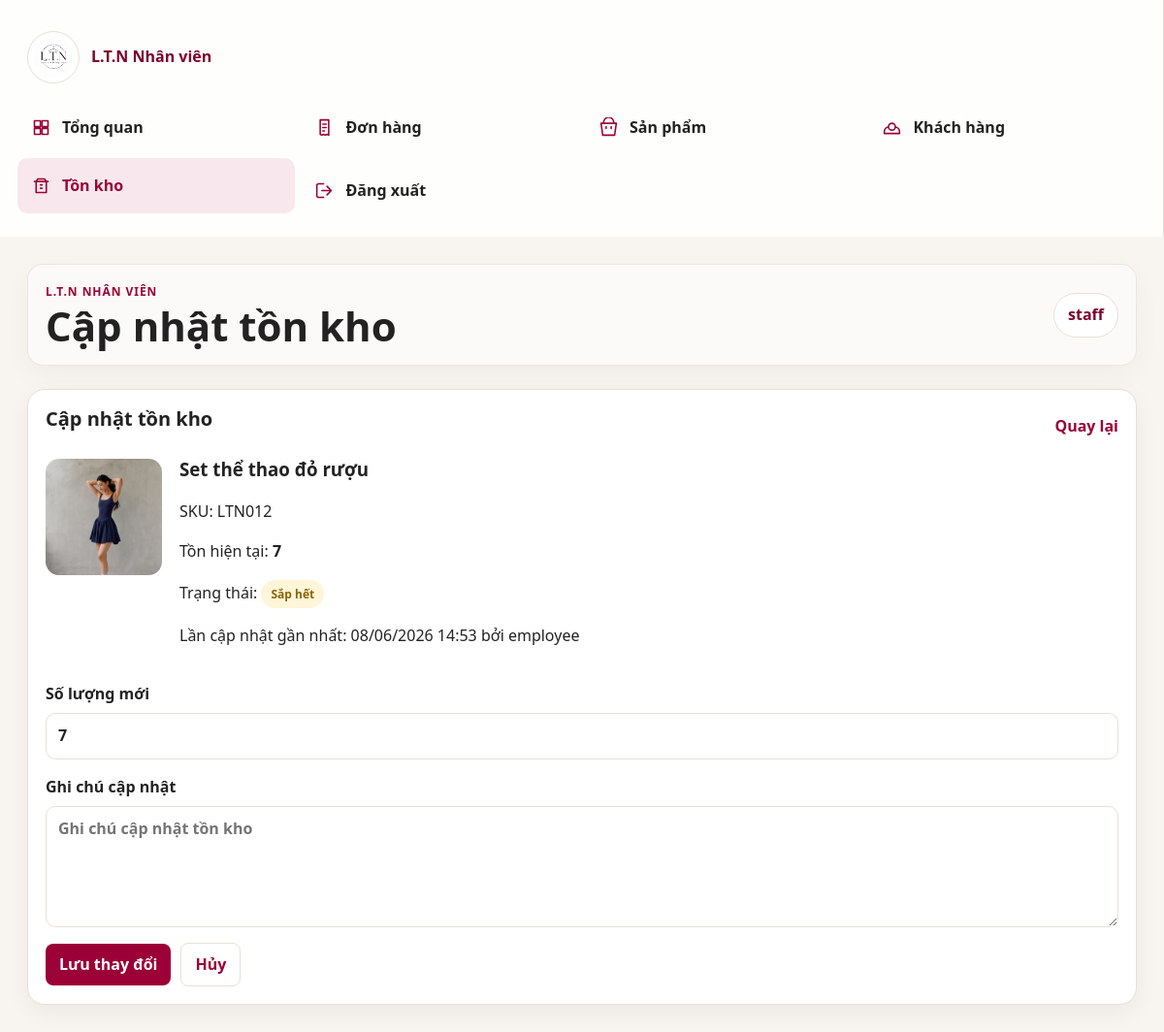
Screenshot of /staff/inventory/update/12/ (signed in) with the database file from the repository.
### shop/models.py (models this page shows, shortened)
class TimeStampedModel(models.Model):
    created_at = models.DateTimeField(auto_now_add=True)
    updated_at = models.DateTimeField(auto_now=True)
    class Meta:
        abstract = True

class Product(TimeStampedModel):
    category = models.ForeignKey(Category, on_delete=models.PROTECT, related_name="products")
    name = models.CharField(max_length=180)
    slug = models.SlugField(max_length=210, unique=True, blank=True, allow_unicode=True)
    sku = models.CharField(max_length=60, unique=True)
    description = models.TextField()
    price = models.DecimalField(max_digits=12, decimal_places=0)
    sale_price = models.DecimalField(max_digits=12, decimal_places=0, blank=True, null=True)
    stock = models.PositiveIntegerField(default=0)
    main_image = models.ImageField(upload_to="products/", blank=True, null=True)
    is_featured = models.BooleanField(default=False)
    is_new = models.BooleanField(default=False)
    is_sale = models.BooleanField(default=False)
    is_active = models.BooleanField(default=True)
    class Meta:
        ordering = ["-created_at"]

class InventoryLog(models.Model):
    product = models.ForeignKey(Product, on_delete=models.CASCADE, related_name="inventory_logs")
    staff_user = models.ForeignKey(settings.AUTH_USER_MODEL, on_delete=models.SET_NULL, null=True, blank=True, related_name="inventory_logs")
    old_stock = models.PositiveIntegerField()
    new_stock = models.PositiveIntegerField()
    note = models.TextField(blank=True)
    created_at = models.DateTimeField(auto_now_add=True)
    class Meta:
        ordering = ["-created_at"]

### shop/views.py (the view, shortened to what this page needs)
# urls.py: path("staff/inventory/update/<int:product_id>/", views.staff_inventory_update, name="staff_inventory_update"),
@login_required
def staff_inventory_update(request, product_id):
    if not staff_allowed(request.user):
        return staff_denied(request)
    product = get_object_or_404(Product, pk=product_id, is_active=True)
    old_stock = product.stock
    form = InventoryUpdateForm(request.POST or None, initial={"new_stock": product.stock})
    return render(request, "staff/inventory_update.html", {
        "page_title": "Cập nhật tồn kho",
        "product": product,
        "form": form,
        "old_stock": old_stock,
        "latest_log": product.inventory_logs.first(),
    })

### shop/forms.py (shortened to what this page needs)
class InventoryUpdateForm(forms.ModelForm):
    class Meta:
        model = InventoryLog
        fields = ["new_stock", "note"]
        widgets = {
            "new_stock": forms.NumberInput(attrs={"min": 0, "placeholder": "Số lượng mới"}),
            "note": forms.Textarea(attrs={"rows": 4, "placeholder": "Ghi chú cập nhật tồn kho"}),
        }

### shop/context_processors.py (called while the page is built)
def dashboard_url_for_user(user):
    if not user.is_authenticated:
        return "/login/"
    role = getattr(getattr(user, "profile", None), "role", "")
    if user.is_superuser or role == "ADMIN":
        return "/dashboard/"
    if role == "STAFF":
        return "/staff/"
    return "/profile/"

def cart_counter(request):
    user_dashboard_url = dashboard_url_for_user(request.user)
    if not request.user.is_authenticated:
        return {"cart_count": 0, "wishlist_count": 0, "user_dashboard_url": user_dashboard_url}
    cart, _ = Cart.objects.get_or_create(user=request.user)
    return {
        "cart_count": sum(item.quantity for item in cart.items.all()),
        "wishlist_count": Wishlist.objects.filter(user=request.user).count(),
        "user_dashboard_url": user_dashboard_url,
    }

### shop/views.py (called while the page is built)
def is_staff_user(user):
    role = getattr(getattr(user, "profile", None), "role", "")
    return role == "STAFF"

def staff_allowed(user):
    return user.is_authenticated and (is_staff_user(user) or is_admin_user(user))

### templates/staff/inventory_update.html (shortened to what this page needs)
{% extends "staff/base_staff.html" %}
{% block content %}
<section class="dash-card inventory-update-card">
  <div class="dash-card-head"><h2>Cập nhật tồn kho</h2><a href="{% url 'shop:staff_inventory' %}">Quay lại</a></div>
  <div class="inventory-product-box">
    {% if product.main_image %}<img src="{{ product.main_image.url }}" alt="{{ product.name }}">{% endif %}
    <div>
      <h3>{{ product.name }}</h3>
      <p>SKU: {{ product.sku }}</p>
      <p>Tồn hiện tại: <strong>{{ old_stock }}</strong></p>
      <p>Trạng thái: {% if product.stock == 0 %}<span class="status-badge status-cancelled">Hết hàng</span>{% elif product.stock <= 10 %}<span class="status-badge status-pending">Sắp hết</span>{% else %}<span class="status-badge status-completed">Còn hàng</span>{% endif %}</p>
      {% if latest_log %}<p>Lần cập nhật gần nhất: {{ latest_log.created_at|date:"d/m/Y H:i" }} bởi {{ latest_log.staff_user.username }}</p>{% endif %}
    </div>
  </div>
  <form class="dashboard-form" method="post">
    <label>Số lượng mới{{ form.new_stock }}</label>
    <label>Ghi chú cập nhật{{ form.note }}</label>
    <div class="form-actions"><button class="dash-btn" type="submit">Lưu thay đổi</button><a class="dash-btn secondary" href="{% url 'shop:staff_inventory' %}">Hủy</a></div>
  </form>
</section>
{% endblock %}

### templates/staff/base_staff.html (shortened to what this page needs)
{% load static %}
<!doctype html>
<html lang="vi">
<head>
  <link rel="stylesheet" href="{% static 'css/base.css' %}">
  <link rel="stylesheet" href="{% static 'css/dashboard.css' %}">
  <link rel="stylesheet" href="{% static 'css/staff.css' %}">
</head>
<body class="dashboard-body staff-body">
  <div class="dashboard-shell staff-shell">
    <aside class="dashboard-sidebar staff-sidebar">
      <a class="dashboard-brand" href="{% url 'shop:staff_dashboard' %}">
        <img src="{% static 'WEBIMG/logoweb.jpg' %}" alt="L.T.N Clothing">
        <span>L.T.N Nhân viên</span>
      </a>
      <nav class="dashboard-nav staff-nav" aria-label="Khu vực nhân viên">
        <a class="{% if request.resolver_match.url_name == 'staff_dashboard' %}active{% endif %}" href="{% url 'shop:staff_dashboard' %}">
          <span><svg viewBox="0 0 24 24"><path d="M4 4h7v7H4V4Zm9 0h7v7h-7V4ZM4 13h7v7H4v-7Zm9 0h7v7h-7v-7Z"/></svg></span>Tổng quan
        </a>
        <a class="{% if request.resolver_match.url_name == 'staff_orders' %}active{% endif %}" href="{% url 'shop:staff_orders' %}">
          <span><svg viewBox="0 0 24 24"><path d="M7 3h10v18l-2-1-2 1-2-1-2 1-2-1V3Zm3 5h4m-4 4h4m-4 4h2"/></svg></span>Đơn hàng
        </a>
        <a class="{% if request.resolver_match.url_name == 'staff_products' %}active{% endif %}" href="{% url 'shop:staff_products' %}">
          <span><svg viewBox="0 0 24 24"><path d="M6 7V6a6 6 0 0 1 12 0v1m-15 0h18l-2 14H5L3 7Zm6 4v2m6-2v2"/></svg></span>Sản phẩm
        </a>
        <a class="{% if request.resolver_match.url_name == 'staff_customers' %}active{% endif %}" href="{% url 'shop:staff_customers' %}">
          <span><svg viewBox="0 0 24 24"><path d="M16 11a4 4 0 1 0-8 0m8 0a4 4 0 1 1-8 0m8 0c3 1 5 3 5 6v2H3v-2c0-3 2-5 5-6"/></svg></span>Khách hàng
        </a>
        <a class="{% if request.resolver_match.url_name == 'staff_inventory' or request.resolver_match.url_name == 'staff_inventory_update' or request.resolver_match.url_name == 'staff_inventory_report' %}active{% endif %}" href="{% url 'shop:staff_inventory' %}">
          <span><svg viewBox="0 0 24 24"><path d="M4 7h16M6 7v13h12V7M8 4h8l2 3H6l2-3Zm3 7h2m-2 4h2"/></svg></span>Tồn kho
        </a>
        <form class="staff-logout" method="post" action="{% url 'accounts:logout' %}">
          <button type="submit">
            <span><svg viewBox="0 0 24 24"><path d="M15 17l5-5-5-5m5 5H9m2 8H5a2 2 0 0 1-2-2V6a2 2 0 0 1 2-2h6"/></svg></span>Đăng xuất
          </button>
        </form>
      </nav>
    </aside>
    <main class="dashboard-main staff-main">
      <header class="dashboard-topbar staff-topbar">
        <div>
          <p class="dashboard-eyebrow">L.T.N Nhân viên</p>
          <h1>{% block page_title %}{{ page_title|default:"Nhân viên" }}{% endblock %}</h1>
        </div>
        <div class="dashboard-user staff-user">
          <span>{{ request.user.username }}</span>
        </div>
      </header>
      {% block content %}{% endblock %}
    </main>
  </div>
</body>
</html>

### static/css/base.css (style rules this page uses)
* { box-sizing: border-box; }
body { margin: 0; font-family: "Segoe UI", Arial, sans-serif; color: var(--text-dark); background: var(--cream-bg); line-height: 1.6; }
a { color: inherit; text-decoration: none; }
img { display: block; max-width: 100%; }
h1, h2, h3, p { margin-top: 0; }
h1 { font-size: clamp(36px, 5vw, 66px); line-height: 1.05; letter-spacing: 0; }
h2 { font-size: clamp(26px, 3vw, 40px); line-height: 1.15; }
h3 { line-height: 1.2; }
.btn, button { border: 0; border-radius: 6px; background: var(--fashion-maroon); color: var(--white); padding: 12px 18px; font: inherit; font-weight: 800; cursor: pointer; transition: transform .18s ease, box-shadow .18s ease, background .18s ease; }
input, select, textarea { width: 100%; min-height: 44px; border: 1px solid var(--border); border-radius: 6px; background: var(--white); color: var(--text-dark); padding: 10px 12px; font: inherit; }
textarea { min-height: 116px; resize: vertical; }

### static/css/staff.css (style rules this page uses)
:root { --staff-primary: #9B0036; --staff-primary-dark: #7D002C; --staff-primary-soft: #F8E8EE; --staff-bg: #F8F4EF; --staff-beige: #F8F4EF; --staff-card: #FFFFFF; --staff-text: #222222; --staff-muted: #777777; --staff-border: #EADFD6; --staff-shadow: 0 8px 25px rgba(0, 0, 0, .05); }
.staff-body { background: var(--staff-bg); }
.staff-sidebar { background: rgba(255, 255, 255, .9); }
.staff-nav a, .staff-logout button { min-height: 46px; }
.staff-logout { margin-top: 10px; }
.staff-logout button { display: flex; align-items: center; width: 100%; gap: 10px; border: 0; border-radius: 10px; background: transparent; color: var(--staff-text); padding: 11px 12px; font: inherit; font-weight: 700; cursor: pointer; }
.staff-logout span { display: inline-grid; place-items: center; width: 24px; color: var(--staff-primary); }
.staff-logout svg, .staff-quick-grid svg { width: 21px; height: 21px; fill: none; stroke: currentColor; stroke-width: 1.8; stroke-linecap: round; stroke-linejoin: round; }
.staff-user { border: 1px solid var(--staff-border); border-radius: 999px; background: var(--staff-card); padding: 9px 14px; color: var(--staff-primary-dark); font-weight: 800; }

### rows the page displays
Product: main_image (picture), name "Set thể thao đỏ rượu", sku "LTN012"
InventoryLog: created_at "08/06/2026 14:53", staff_user.username "employee"

### other values shown
{{ page_title|default:"Nhân viên" }} "Cập nhật tồn kho"
{{ request.user.username }} "staff"
{{ old_stock }} "7"
